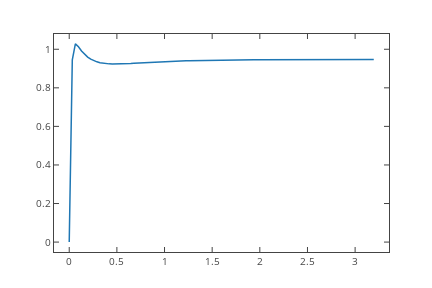

Notebook cell for this chart:
### Markdown cell above
Argi ikusten da nola sistema azkarragoa egiten dela K handituz, oszilakortasuna hobetuz. Adibidez, frogatu daiteke K=2

### Code cell
gi=c.feedback(2*K*(1+Td*s)*g1)
t,y=c.step_response(gi)
plt.plot(t,y)
f=plt.gcf();py.iplot_mpl(f)
print('Gaindiketa= %', (1.027-0.947)/0.947)
